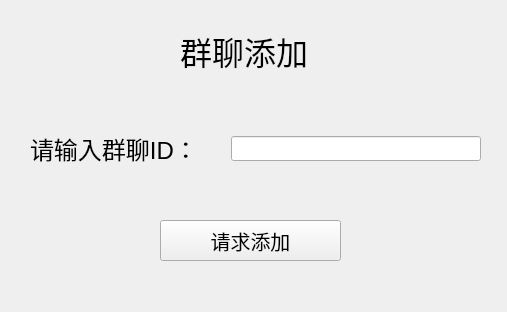
<?xml version="1.0" encoding="UTF-8"?>
<ui version="4.0">
 <class>addGroup</class>
 <widget class="QWidget" name="addGroup">
  <property name="geometry">
   <rect>
    <x>0</x>
    <y>0</y>
    <width>507</width>
    <height>312</height>
   </rect>
  </property>
  <property name="windowTitle">
   <string>Form</string>
  </property>
  <widget class="QPushButton" name="pushButtonAddG">
   <property name="geometry">
    <rect>
     <x>160</x>
     <y>220</y>
     <width>181</width>
     <height>41</height>
    </rect>
   </property>
   <property name="font">
    <font>
     <pointsize>15</pointsize>
    </font>
   </property>
   <property name="text">
    <string>请求添加</string>
   </property>
  </widget>
  <widget class="QWidget" name="layoutWidget">
   <property name="geometry">
    <rect>
     <x>30</x>
     <y>130</y>
     <width>451</width>
     <height>37</height>
    </rect>
   </property>
   <layout class="QHBoxLayout" name="horizontalLayout">
    <item>
     <widget class="QLabel" name="label_message">
      <property name="font">
       <font>
        <pointsize>18</pointsize>
       </font>
      </property>
      <property name="text">
       <string>请输入群聊ID：</string>
      </property>
     </widget>
    </item>
    <item>
     <spacer name="horizontalSpacer">
      <property name="orientation">
       <enum>Qt::Horizontal</enum>
      </property>
      <property name="sizeHint" stdset="0">
       <size>
        <width>40</width>
        <height>20</height>
       </size>
      </property>
     </spacer>
    </item>
    <item>
     <widget class="QLineEdit" name="inputGID">
      <property name="minimumSize">
       <size>
        <width>250</width>
        <height>25</height>
       </size>
      </property>
      <property name="maximumSize">
       <size>
        <width>250</width>
        <height>25</height>
       </size>
      </property>
     </widget>
    </item>
   </layout>
  </widget>
  <widget class="QLabel" name="label_Title">
   <property name="geometry">
    <rect>
     <x>180</x>
     <y>20</y>
     <width>201</width>
     <height>61</height>
    </rect>
   </property>
   <property name="font">
    <font>
     <pointsize>24</pointsize>
    </font>
   </property>
   <property name="text">
    <string>群聊添加</string>
   </property>
  </widget>
 </widget>
 <resources/>
 <connections/>
</ui>
